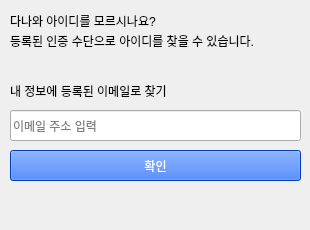
      <widget class="QWidget" name="tab_5">
       <attribute name="title">
        <string>아이디 찾기</string>
       </attribute>
       <widget class="QLabel" name="label_27">
        <property name="geometry">
         <rect>
          <x>10</x>
          <y>10</y>
          <width>171</width>
          <height>21</height>
         </rect>
        </property>
        <property name="text">
         <string>다나와 아이디를 모르시나요?</string>
        </property>
       </widget>
       <widget class="QLabel" name="label_28">
        <property name="geometry">
         <rect>
          <x>10</x>
          <y>30</y>
          <width>281</width>
          <height>21</height>
         </rect>
        </property>
        <property name="text">
         <string>등록된 인증 수단으로 아이디를 찾을 수 있습니다.</string>
        </property>
       </widget>
       <widget class="QLabel" name="label_29">
        <property name="geometry">
         <rect>
          <x>10</x>
          <y>80</y>
          <width>281</width>
          <height>21</height>
         </rect>
        </property>
        <property name="styleSheet">
         <string notr="true">font: 700 11pt &quot;맑은 고딕&quot;;</string>
        </property>
        <property name="text">
         <string>내 정보에 등록된 이메일로 찾기</string>
        </property>
       </widget>
       <widget class="QLineEdit" name="lineEdit_5">
        <property name="geometry">
         <rect>
          <x>10</x>
          <y>110</y>
          <width>291</width>
          <height>31</height>
         </rect>
        </property>
        <property name="placeholderText">
         <string>이메일 주소 입력</string>
        </property>
       </widget>
       <widget class="QPushButton" name="pushButton_16">
        <property name="geometry">
         <rect>
          <x>10</x>
          <y>150</y>
          <width>291</width>
          <height>31</height>
         </rect>
        </property>
        <property name="styleSheet">
         <string notr="true">background-color: rgb(0, 85, 255);
color: rgb(255, 255, 255);</string>
        </property>
        <property name="text">
         <string>확인</string>
        </property>
       </widget>
       <widget class="QLabel" name="ID_find3_3">
        <property name="geometry">
         <rect>
          <x>10</x>
          <y>190</y>
          <width>291</width>
          <height>31</height>
         </rect>
        </property>
        <property name="text">
         <string/>
        </property>
       </widget>
      </widget>
